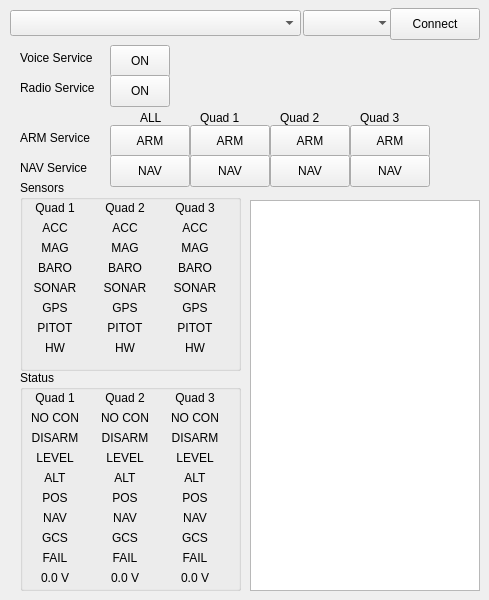
    <widget class="QWidget" name="overviewTab">
     <attribute name="title">
      <string>Overview</string>
     </attribute>
     <widget class="QComboBox" name="serialPortComboBox">
      <property name="geometry">
       <rect>
        <x>10</x>
        <y>10</y>
        <width>291</width>
        <height>26</height>
       </rect>
      </property>
     </widget>
     <widget class="QComboBox" name="comMethodComboBox">
      <property name="geometry">
       <rect>
        <x>303</x>
        <y>10</y>
        <width>91</width>
        <height>26</height>
       </rect>
      </property>
     </widget>
     <widget class="QPushButton" name="serialConnectButton">
      <property name="geometry">
       <rect>
        <x>390</x>
        <y>8</y>
        <width>90</width>
        <height>32</height>
       </rect>
      </property>
      <property name="text">
       <string>Connect</string>
      </property>
     </widget>
     <widget class="QPushButton" name="voiceButton">
      <property name="geometry">
       <rect>
        <x>110</x>
        <y>45</y>
        <width>60</width>
        <height>32</height>
       </rect>
      </property>
      <property name="text">
       <string>ON</string>
      </property>
     </widget>
     <widget class="QPushButton" name="radioButton">
      <property name="geometry">
       <rect>
        <x>110</x>
        <y>75</y>
        <width>60</width>
        <height>32</height>
       </rect>
      </property>
      <property name="text">
       <string>ON</string>
      </property>
     </widget>
     <widget class="QPushButton" name="armAllButton">
      <property name="geometry">
       <rect>
        <x>110</x>
        <y>125</y>
        <width>80</width>
        <height>32</height>
       </rect>
      </property>
      <property name="text">
       <string>ARM</string>
      </property>
     </widget>
     <widget class="QPushButton" name="navAllButton">
      <property name="geometry">
       <rect>
        <x>110</x>
        <y>155</y>
        <width>80</width>
        <height>32</height>
       </rect>
      </property>
      <property name="text">
       <string>NAV</string>
      </property>
     </widget>
     <widget class="QPushButton" name="arm1Button">
      <property name="geometry">
       <rect>
        <x>190</x>
        <y>125</y>
        <width>80</width>
        <height>32</height>
       </rect>
      </property>
      <property name="text">
       <string>ARM</string>
      </property>
     </widget>
     <widget class="QPushButton" name="nav1Button">
      <property name="geometry">
       <rect>
        <x>190</x>
        <y>155</y>
        <width>80</width>
        <height>32</height>
       </rect>
      </property>
      <property name="text">
       <string>NAV</string>
      </property>
     </widget>
     <widget class="QPushButton" name="arm2Button">
      <property name="geometry">
       <rect>
        <x>270</x>
        <y>125</y>
        <width>80</width>
        <height>32</height>
       </rect>
      </property>
      <property name="text">
       <string>ARM</string>
      </property>
     </widget>
     <widget class="QPushButton" name="arm3Button">
      <property name="geometry">
       <rect>
        <x>350</x>
        <y>125</y>
        <width>80</width>
        <height>32</height>
       </rect>
      </property>
      <property name="text">
       <string>ARM</string>
      </property>
     </widget>
     <widget class="QPushButton" name="nav2Button">
      <property name="geometry">
       <rect>
        <x>270</x>
        <y>155</y>
        <width>80</width>
        <height>32</height>
       </rect>
      </property>
      <property name="text">
       <string>NAV</string>
      </property>
     </widget>
     <widget class="QPushButton" name="nav3Button">
      <property name="geometry">
       <rect>
        <x>350</x>
        <y>155</y>
        <width>80</width>
        <height>32</height>
       </rect>
      </property>
      <property name="text">
       <string>NAV</string>
      </property>
     </widget>
     <widget class="QLabel" name="voiceServiceLabel">
      <property name="geometry">
       <rect>
        <x>20</x>
        <y>50</y>
        <width>91</width>
        <height>16</height>
       </rect>
      </property>
      <property name="text">
       <string>Voice Service</string>
      </property>
     </widget>
     <widget class="QLabel" name="radioServiceLabel">
      <property name="geometry">
       <rect>
        <x>20</x>
        <y>80</y>
        <width>91</width>
        <height>16</height>
       </rect>
      </property>
      <property name="text">
       <string>Radio Service</string>
      </property>
     </widget>
     <widget class="QLabel" name="armServiceLabel">
      <property name="geometry">
       <rect>
        <x>20</x>
        <y>130</y>
        <width>81</width>
        <height>16</height>
       </rect>
      </property>
      <property name="text">
       <string>ARM Service</string>
      </property>
     </widget>
     <widget class="QLabel" name="navServiceLabel">
      <property name="geometry">
       <rect>
        <x>20</x>
        <y>160</y>
        <width>81</width>
        <height>16</height>
       </rect>
      </property>
      <property name="text">
       <string>NAV Service</string>
      </property>
     </widget>
     <widget class="QLabel" name="OverviewAllLabel">
      <property name="geometry">
       <rect>
        <x>140</x>
        <y>110</y>
        <width>30</width>
        <height>16</height>
       </rect>
      </property>
      <property name="text">
       <string>ALL</string>
      </property>
     </widget>
     <widget class="QLabel" name="OverviewQuad1Label">
      <property name="geometry">
       <rect>
        <x>200</x>
        <y>110</y>
        <width>50</width>
        <height>16</height>
       </rect>
      </property>
      <property name="text">
       <string>Quad 1</string>
      </property>
     </widget>
     <widget class="QLabel" name="OverviewQuad2Label">
      <property name="geometry">
       <rect>
        <x>280</x>
        <y>110</y>
        <width>50</width>
        <height>16</height>
       </rect>
      </property>
      <property name="text">
       <string>Quad 2</string>
      </property>
     </widget>
     <widget class="QLabel" name="OverviewQuad3Label">
      <property name="geometry">
       <rect>
        <x>360</x>
        <y>110</y>
        <width>50</width>
        <height>16</height>
       </rect>
      </property>
      <property name="text">
       <string>Quad 3</string>
      </property>
     </widget>
     <widget class="QGroupBox" name="sensorGroupBox">
      <property name="geometry">
       <rect>
        <x>20</x>
        <y>180</y>
        <width>221</width>
        <height>191</height>
       </rect>
      </property>
      <property name="title">
       <string>Sensors</string>
      </property>
      <widget class="QLabel" name="quad1SensorOverview">
       <property name="geometry">
        <rect>
         <x>10</x>
         <y>20</y>
         <width>50</width>
         <height>16</height>
        </rect>
       </property>
       <property name="text">
        <string>Quad 1</string>
       </property>
       <property name="alignment">
        <set>Qt::AlignCenter</set>
       </property>
      </widget>
      <widget class="QLabel" name="quad1ACCOverview">
       <property name="geometry">
        <rect>
         <x>10</x>
         <y>40</y>
         <width>50</width>
         <height>16</height>
        </rect>
       </property>
       <property name="text">
        <string>ACC</string>
       </property>
       <property name="alignment">
        <set>Qt::AlignCenter</set>
       </property>
      </widget>
      <widget class="QLabel" name="quad1MAGOverview">
       <property name="geometry">
        <rect>
         <x>10</x>
         <y>60</y>
         <width>50</width>
         <height>16</height>
        </rect>
       </property>
       <property name="text">
        <string>MAG</string>
       </property>
       <property name="alignment">
        <set>Qt::AlignCenter</set>
       </property>
      </widget>
      <widget class="QLabel" name="quad1BAROOverview">
       <property name="geometry">
        <rect>
         <x>10</x>
         <y>80</y>
         <width>50</width>
         <height>16</height>
        </rect>
       </property>
       <property name="text">
        <string>BARO</string>
       </property>
       <property name="alignment">
        <set>Qt::AlignCenter</set>
       </property>
      </widget>
      <widget class="QLabel" name="quad1SONAROverview">
       <property name="geometry">
        <rect>
         <x>10</x>
         <y>100</y>
         <width>50</width>
         <height>16</height>
        </rect>
       </property>
       <property name="text">
        <string>SONAR</string>
       </property>
       <property name="alignment">
        <set>Qt::AlignCenter</set>
       </property>
      </widget>
      <widget class="QLabel" name="quad1GPSOverview">
       <property name="geometry">
        <rect>
         <x>10</x>
         <y>120</y>
         <width>50</width>
         <height>16</height>
        </rect>
       </property>
       <property name="text">
        <string>GPS</string>
       </property>
       <property name="alignment">
        <set>Qt::AlignCenter</set>
       </property>
      </widget>
      <widget class="QLabel" name="quad1PITOTOverview">
       <property name="geometry">
        <rect>
         <x>10</x>
         <y>140</y>
         <width>50</width>
         <height>16</height>
        </rect>
       </property>
       <property name="text">
        <string>PITOT</string>
       </property>
       <property name="alignment">
        <set>Qt::AlignCenter</set>
       </property>
      </widget>
      <widget class="QLabel" name="quad1HWOverview">
       <property name="geometry">
        <rect>
         <x>10</x>
         <y>160</y>
         <width>50</width>
         <height>16</height>
        </rect>
       </property>
       <property name="text">
        <string>HW</string>
       </property>
       <property name="alignment">
        <set>Qt::AlignCenter</set>
       </property>
      </widget>
      <widget class="QLabel" name="quad2SensorOverview">
       <property name="geometry">
        <rect>
         <x>80</x>
         <y>20</y>
         <width>50</width>
         <height>16</height>
        </rect>
       </property>
       <property name="text">
        <string>Quad 2</string>
       </property>
       <property name="alignment">
        <set>Qt::AlignCenter</set>
       </property>
      </widget>
      <widget class="QLabel" name="quad3SensorOverview">
       <property name="geometry">
        <rect>
         <x>150</x>
         <y>20</y>
         <width>50</width>
         <height>16</height>
        </rect>
       </property>
       <property name="text">
        <string>Quad 3</string>
       </property>
       <property name="alignment">
        <set>Qt::AlignCenter</set>
       </property>
      </widget>
      <widget class="QLabel" name="quad2ACCOverview">
       <property name="geometry">
        <rect>
         <x>80</x>
         <y>40</y>
         <width>50</width>
         <height>16</height>
        </rect>
       </property>
       <property name="text">
        <string>ACC</string>
       </property>
       <property name="alignment">
        <set>Qt::AlignCenter</set>
       </property>
      </widget>
      <widget class="QLabel" name="quad3ACCOverview">
       <property name="geometry">
        <rect>
         <x>150</x>
         <y>40</y>
         <width>50</width>
         <height>16</height>
        </rect>
       </property>
       <property name="text">
        <string>ACC</string>
       </property>
       <property name="alignment">
        <set>Qt::AlignCenter</set>
       </property>
      </widget>
      <widget class="QLabel" name="quad2MAGOverview">
       <property name="geometry">
        <rect>
         <x>80</x>
         <y>60</y>
         <width>50</width>
         <height>16</height>
        </rect>
       </property>
       <property name="text">
        <string>MAG</string>
       </property>
       <property name="alignment">
        <set>Qt::AlignCenter</set>
       </property>
      </widget>
      <widget class="QLabel" name="quad3MAGOverview">
       <property name="geometry">
        <rect>
         <x>150</x>
         <y>60</y>
         <width>50</width>
         <height>16</height>
        </rect>
       </property>
       <property name="text">
        <string>MAG</string>
       </property>
       <property name="alignment">
        <set>Qt::AlignCenter</set>
       </property>
      </widget>
      <widget class="QLabel" name="quad2BAROOverview">
       <property name="geometry">
        <rect>
         <x>80</x>
         <y>80</y>
         <width>50</width>
         <height>16</height>
        </rect>
       </property>
       <property name="text">
        <string>BARO</string>
       </property>
       <property name="alignment">
        <set>Qt::AlignCenter</set>
       </property>
      </widget>
      <widget class="QLabel" name="quad3BAROOverview">
       <property name="geometry">
        <rect>
         <x>150</x>
         <y>80</y>
         <width>50</width>
         <height>16</height>
        </rect>
       </property>
       <property name="text">
        <string>BARO</string>
       </property>
       <property name="alignment">
        <set>Qt::AlignCenter</set>
       </property>
      </widget>
      <widget class="QLabel" name="quad2SONAROverview">
       <property name="geometry">
        <rect>
         <x>80</x>
         <y>100</y>
         <width>50</width>
         <height>16</height>
        </rect>
       </property>
       <property name="text">
        <string>SONAR</string>
       </property>
       <property name="alignment">
        <set>Qt::AlignCenter</set>
       </property>
      </widget>
      <widget class="QLabel" name="quad3SONAROverview">
       <property name="geometry">
        <rect>
         <x>150</x>
         <y>100</y>
         <width>50</width>
         <height>16</height>
        </rect>
       </property>
       <property name="text">
        <string>SONAR</string>
       </property>
       <property name="alignment">
        <set>Qt::AlignCenter</set>
       </property>
      </widget>
      <widget class="QLabel" name="quad2GPSOverview">
       <property name="geometry">
        <rect>
         <x>80</x>
         <y>120</y>
         <width>50</width>
         <height>16</height>
        </rect>
       </property>
       <property name="text">
        <string>GPS</string>
       </property>
       <property name="alignment">
        <set>Qt::AlignCenter</set>
       </property>
      </widget>
      <widget class="QLabel" name="quad3GPSOverview">
       <property name="geometry">
        <rect>
         <x>150</x>
         <y>120</y>
         <width>50</width>
         <height>16</height>
        </rect>
       </property>
       <property name="text">
        <string>GPS</string>
       </property>
       <property name="alignment">
        <set>Qt::AlignCenter</set>
       </property>
      </widget>
      <widget class="QLabel" name="quad2PITOTOverview">
       <property name="geometry">
        <rect>
         <x>80</x>
         <y>140</y>
         <width>50</width>
         <height>16</height>
        </rect>
       </property>
       <property name="text">
        <string>PITOT</string>
       </property>
       <property name="alignment">
        <set>Qt::AlignCenter</set>
       </property>
      </widget>
      <widget class="QLabel" name="quad3PITOTOverview">
       <property name="geometry">
        <rect>
         <x>150</x>
         <y>140</y>
         <width>50</width>
         <height>16</height>
        </rect>
       </property>
       <property name="text">
        <string>PITOT</string>
       </property>
       <property name="alignment">
        <set>Qt::AlignCenter</set>
       </property>
      </widget>
      <widget class="QLabel" name="quad2HWOverview">
       <property name="geometry">
        <rect>
         <x>80</x>
         <y>160</y>
         <width>50</width>
         <height>16</height>
        </rect>
       </property>
       <property name="text">
        <string>HW</string>
       </property>
       <property name="alignment">
        <set>Qt::AlignCenter</set>
       </property>
      </widget>
      <widget class="QLabel" name="quad3HWOverview">
       <property name="geometry">
        <rect>
         <x>150</x>
         <y>160</y>
         <width>50</width>
         <height>16</height>
        </rect>
       </property>
       <property name="text">
        <string>HW</string>
       </property>
       <property name="alignment">
        <set>Qt::AlignCenter</set>
       </property>
      </widget>
     </widget>
     <widget class="QGroupBox" name="statusGroupBox">
      <property name="geometry">
       <rect>
        <x>20</x>
        <y>370</y>
        <width>221</width>
        <height>221</height>
       </rect>
      </property>
      <property name="title">
       <string>Status</string>
      </property>
      <widget class="QLabel" name="quad1StatusOverview">
       <property name="geometry">
        <rect>
         <x>10</x>
         <y>20</y>
         <width>50</width>
         <height>16</height>
        </rect>
       </property>
       <property name="text">
        <string>Quad 1</string>
       </property>
       <property name="alignment">
        <set>Qt::AlignCenter</set>
       </property>
      </widget>
      <widget class="QLabel" name="quad1ConnectionStatusOverview">
       <property name="geometry">
        <rect>
         <x>10</x>
         <y>40</y>
         <width>50</width>
         <height>16</height>
        </rect>
       </property>
       <property name="text">
        <string>NO CON</string>
       </property>
       <property name="alignment">
        <set>Qt::AlignCenter</set>
       </property>
      </widget>
      <widget class="QLabel" name="quad1ARMModeOverview">
       <property name="geometry">
        <rect>
         <x>10</x>
         <y>60</y>
         <width>50</width>
         <height>16</height>
        </rect>
       </property>
       <property name="text">
        <string>DISARM</string>
       </property>
       <property name="alignment">
        <set>Qt::AlignCenter</set>
       </property>
      </widget>
      <widget class="QLabel" name="quad1LEVELModeOverview">
       <property name="geometry">
        <rect>
         <x>10</x>
         <y>80</y>
         <width>50</width>
         <height>16</height>
        </rect>
       </property>
       <property name="text">
        <string>LEVEL</string>
       </property>
       <property name="alignment">
        <set>Qt::AlignCenter</set>
       </property>
      </widget>
      <widget class="QLabel" name="quad1ALTModeOverview">
       <property name="geometry">
        <rect>
         <x>10</x>
         <y>100</y>
         <width>50</width>
         <height>16</height>
        </rect>
       </property>
       <property name="text">
        <string>ALT</string>
       </property>
       <property name="alignment">
        <set>Qt::AlignCenter</set>
       </property>
      </widget>
      <widget class="QLabel" name="quad1POSModeOverview">
       <property name="geometry">
        <rect>
         <x>10</x>
         <y>120</y>
         <width>50</width>
         <height>16</height>
        </rect>
       </property>
       <property name="text">
        <string>POS</string>
       </property>
       <property name="alignment">
        <set>Qt::AlignCenter</set>
       </property>
      </widget>
      <widget class="QLabel" name="quad1NAVModeOverview">
       <property name="geometry">
        <rect>
         <x>10</x>
         <y>140</y>
         <width>50</width>
         <height>16</height>
        </rect>
       </property>
       <property name="text">
        <string>NAV</string>
       </property>
       <property name="alignment">
        <set>Qt::AlignCenter</set>
       </property>
      </widget>
      <widget class="QLabel" name="quad1GCSModeOverview">
       <property name="geometry">
        <rect>
         <x>10</x>
         <y>160</y>
         <width>50</width>
         <height>16</height>
        </rect>
       </property>
       <property name="text">
        <string>GCS</string>
       </property>
       <property name="alignment">
        <set>Qt::AlignCenter</set>
       </property>
      </widget>
      <widget class="QLabel" name="quad1FAILModeOverview">
       <property name="geometry">
        <rect>
         <x>10</x>
         <y>180</y>
         <width>50</width>
         <height>16</height>
        </rect>
       </property>
       <property name="text">
        <string>FAIL</string>
       </property>
       <property name="alignment">
        <set>Qt::AlignCenter</set>
       </property>
      </widget>
      <widget class="QLabel" name="quad1VoltageOverview">
       <property name="geometry">
        <rect>
         <x>10</x>
         <y>200</y>
         <width>50</width>
         <height>16</height>
        </rect>
       </property>
       <property name="text">
        <string>0.0 V</string>
       </property>
       <property name="alignment">
        <set>Qt::AlignCenter</set>
       </property>
      </widget>
      <widget class="QLabel" name="quad2StatusOverview">
       <property name="geometry">
        <rect>
         <x>80</x>
         <y>20</y>
         <width>50</width>
         <height>16</height>
        </rect>
       </property>
       <property name="text">
        <string>Quad 2</string>
       </property>
       <property name="alignment">
        <set>Qt::AlignCenter</set>
       </property>
      </widget>
      <widget class="QLabel" name="quad3StatusOverview">
       <property name="geometry">
        <rect>
         <x>150</x>
         <y>20</y>
         <width>50</width>
         <height>16</height>
        </rect>
       </property>
       <property name="text">
        <string>Quad 3</string>
       </property>
       <property name="alignment">
        <set>Qt::AlignCenter</set>
       </property>
      </widget>
      <widget class="QLabel" name="quad2ConnectionStatusOverview">
       <property name="geometry">
        <rect>
         <x>80</x>
         <y>40</y>
         <width>50</width>
         <height>16</height>
        </rect>
       </property>
       <property name="text">
        <string>NO CON</string>
       </property>
       <property name="alignment">
        <set>Qt::AlignCenter</set>
       </property>
      </widget>
      <widget class="QLabel" name="quad3ConnectionStatusOverview">
       <property name="geometry">
        <rect>
         <x>150</x>
         <y>40</y>
         <width>50</width>
         <height>16</height>
        </rect>
       </property>
       <property name="text">
        <string>NO CON</string>
       </property>
       <property name="alignment">
        <set>Qt::AlignCenter</set>
       </property>
      </widget>
      <widget class="QLabel" name="quad2ARMModeOverview">
       <property name="geometry">
        <rect>
         <x>80</x>
         <y>60</y>
         <width>50</width>
         <height>16</height>
        </rect>
       </property>
       <property name="text">
        <string>DISARM</string>
       </property>
       <property name="alignment">
        <set>Qt::AlignCenter</set>
       </property>
      </widget>
      <widget class="QLabel" name="quad3ARMModeOverview">
       <property name="geometry">
        <rect>
         <x>150</x>
         <y>60</y>
         <width>50</width>
         <height>16</height>
        </rect>
       </property>
       <property name="text">
        <string>DISARM</string>
       </property>
       <property name="alignment">
        <set>Qt::AlignCenter</set>
       </property>
      </widget>
      <widget class="QLabel" name="quad2LEVELModeOverview">
       <property name="geometry">
        <rect>
         <x>80</x>
         <y>80</y>
         <width>50</width>
         <height>16</height>
        </rect>
       </property>
       <property name="text">
        <string>LEVEL</string>
       </property>
       <property name="alignment">
        <set>Qt::AlignCenter</set>
       </property>
      </widget>
      <widget class="QLabel" name="quad3LEVELModeOverview">
       <property name="geometry">
        <rect>
         <x>150</x>
         <y>80</y>
         <width>50</width>
         <height>16</height>
        </rect>
       </property>
       <property name="text">
        <string>LEVEL</string>
       </property>
       <property name="alignment">
        <set>Qt::AlignCenter</set>
       </property>
      </widget>
      <widget class="QLabel" name="quad2ALTModeOverview">
       <property name="geometry">
        <rect>
         <x>80</x>
         <y>100</y>
         <width>50</width>
         <height>16</height>
        </rect>
       </property>
       <property name="text">
        <string>ALT</string>
       </property>
       <property name="alignment">
        <set>Qt::AlignCenter</set>
       </property>
      </widget>
      <widget class="QLabel" name="quad3ALTModeOverview">
       <property name="geometry">
        <rect>
         <x>150</x>
         <y>100</y>
         <width>50</width>
         <height>16</height>
        </rect>
       </property>
       <property name="text">
        <string>ALT</string>
       </property>
       <property name="alignment">
        <set>Qt::AlignCenter</set>
       </property>
      </widget>
      <widget class="QLabel" name="quad2POSModeOverview">
       <property name="geometry">
        <rect>
         <x>80</x>
         <y>120</y>
         <width>50</width>
         <height>16</height>
        </rect>
       </property>
       <property name="text">
        <string>POS</string>
       </property>
       <property name="alignment">
        <set>Qt::AlignCenter</set>
       </property>
      </widget>
      <widget class="QLabel" name="quad3POSModeOverview">
       <property name="geometry">
        <rect>
         <x>150</x>
         <y>120</y>
         <width>50</width>
         <height>16</height>
        </rect>
       </property>
       <property name="text">
        <string>POS</string>
       </property>
       <property name="alignment">
        <set>Qt::AlignCenter</set>
       </property>
      </widget>
      <widget class="QLabel" name="quad2NAVModeOverview">
       <property name="geometry">
        <rect>
         <x>80</x>
         <y>140</y>
         <width>50</width>
         <height>16</height>
        </rect>
       </property>
       <property name="text">
        <string>NAV</string>
       </property>
       <property name="alignment">
        <set>Qt::AlignCenter</set>
       </property>
      </widget>
      <widget class="QLabel" name="quad3NAVModeOverview">
       <property name="geometry">
        <rect>
         <x>150</x>
         <y>140</y>
         <width>50</width>
         <height>16</height>
        </rect>
       </property>
       <property name="text">
        <string>NAV</string>
       </property>
       <property name="alignment">
        <set>Qt::AlignCenter</set>
       </property>
      </widget>
      <widget class="QLabel" name="quad2GCSModeOverview">
       <property name="geometry">
        <rect>
         <x>80</x>
         <y>160</y>
         <width>50</width>
         <height>16</height>
        </rect>
       </property>
       <property name="text">
        <string>GCS</string>
       </property>
       <property name="alignment">
        <set>Qt::AlignCenter</set>
       </property>
      </widget>
      <widget class="QLabel" name="quad3GCSModeOverview">
       <property name="geometry">
        <rect>
         <x>150</x>
         <y>160</y>
         <width>50</width>
         <height>16</height>
        </rect>
       </property>
       <property name="text">
        <string>GCS</string>
       </property>
       <property name="alignment">
        <set>Qt::AlignCenter</set>
       </property>
      </widget>
      <widget class="QLabel" name="quad2FAILModeOverview">
       <property name="geometry">
        <rect>
         <x>80</x>
         <y>180</y>
         <width>50</width>
         <height>16</height>
        </rect>
       </property>
       <property name="text">
        <string>FAIL</string>
       </property>
       <property name="alignment">
        <set>Qt::AlignCenter</set>
       </property>
      </widget>
      <widget class="QLabel" name="quad3FAILModeOverview">
       <property name="geometry">
        <rect>
         <x>150</x>
         <y>180</y>
         <width>50</width>
         <height>16</height>
        </rect>
       </property>
       <property name="text">
        <string>FAIL</string>
       </property>
       <property name="alignment">
        <set>Qt::AlignCenter</set>
       </property>
      </widget>
      <widget class="QLabel" name="quad2VoltageOverview">
       <property name="geometry">
        <rect>
         <x>80</x>
         <y>200</y>
         <width>50</width>
         <height>16</height>
        </rect>
       </property>
       <property name="text">
        <string>0.0 V</string>
       </property>
       <property name="alignment">
        <set>Qt::AlignCenter</set>
       </property>
      </widget>
      <widget class="QLabel" name="quad3VoltageOverview">
       <property name="geometry">
        <rect>
         <x>150</x>
         <y>200</y>
         <width>50</width>
         <height>16</height>
        </rect>
       </property>
       <property name="text">
        <string>0.0 V</string>
       </property>
       <property name="alignment">
        <set>Qt::AlignCenter</set>
       </property>
      </widget>
     </widget>
     <widget class="QTextBrowser" name="logTextBrowser">
      <property name="geometry">
       <rect>
        <x>250</x>
        <y>200</y>
        <width>230</width>
        <height>391</height>
       </rect>
      </property>
     </widget>
    </widget>
